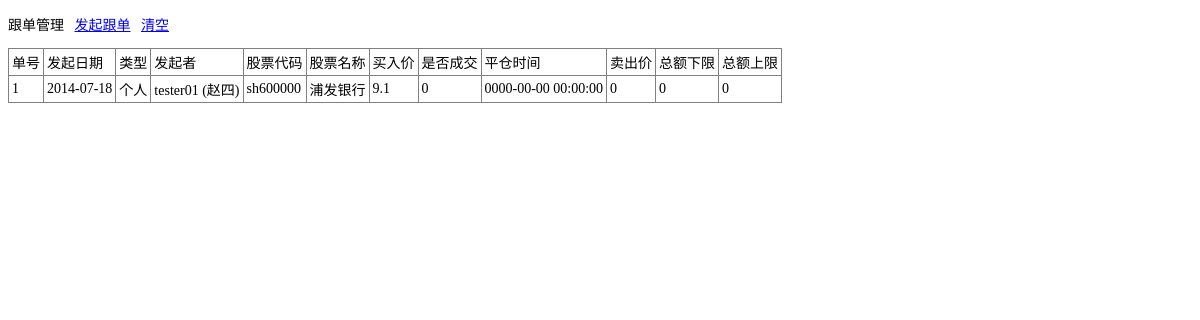
Page /admin/group_manage.php on the earlier database version.
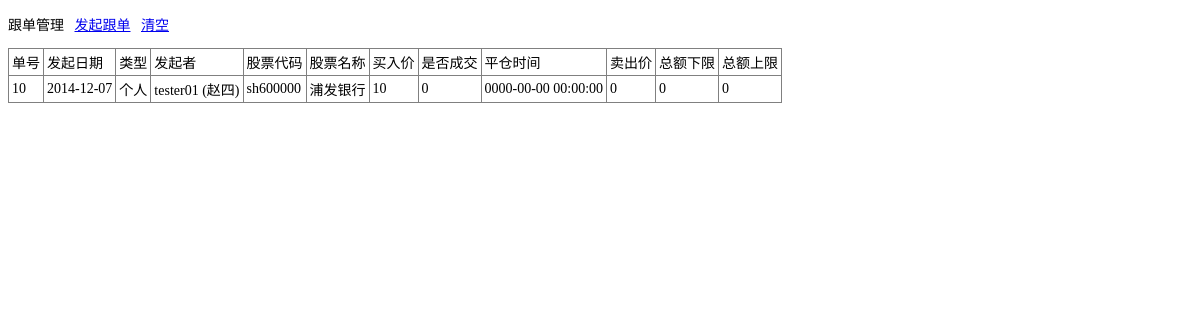
Same page on the later database version.
### tables this page shows
CREATE TABLE `trade_order` (
  `order_id` int(11) NOT NULL AUTO_INCREMENT,
  `regdate` date DEFAULT NULL COMMENT '创建日期',
  `user_id` int(11) NOT NULL DEFAULT '0' COMMENT '发起者',
  `user_name` varchar(50) NOT NULL DEFAULT '0' COMMENT '用户名',
  `fng_nick` varchar(50) NOT NULL DEFAULT '0' COMMENT '用户昵称',
  `order_type` int(11) NOT NULL DEFAULT '0' COMMENT '类型 0:个人单 1:官方团单',
  `stock_id` int(11) NOT NULL DEFAULT '0' COMMENT '股票ID',
  `stock_code` varchar(50) NOT NULL DEFAULT '0' COMMENT '股票代码',
  `stock_name` varchar(50) NOT NULL DEFAULT '0' COMMENT '股票名称',
  `buying_rate` float NOT NULL DEFAULT '0' COMMENT '买入价',
  `is_deal` tinyint(4) NOT NULL DEFAULT '0' COMMENT '是否成交',
  `liquidate_date` datetime NOT NULL COMMENT '平仓时间',
  `selling_rate` float NOT NULL DEFAULT '0' COMMENT '卖出价',
  `limit_min` float NOT NULL DEFAULT '0' COMMENT '总额下限',
  `limit_max` float NOT NULL DEFAULT '0' COMMENT '总额上限',
  PRIMARY KEY (`order_id`)
);

### admin/group_manage.php (the view, shortened to what this page needs)
<!DOCTYPE html>
<html lang="en" xml:lang="en" xmlns="http://www.w3.org/1999/xhtml" xmlns:Web="http://schemas.live.com/Web/">
<head>
</head>
<body>
<p>跟单管理 &nbsp; <a href="group_manage_add.php">发起跟单</a> &nbsp; <a href="group_manage_clear.php">清空</a></p>
<?php
	$q =
	"select
		`order_id`,
		`regdate`,
		`order_type`,
		`user_id`,
		`user_name`,
		`fng_nick`,
		`stock_code`,
		`stock_name`,
		`buying_rate`,
		`is_deal`,
		`liquidate_date`,
		`selling_rate`,
		`limit_min`,
		`limit_max`
	from `trade_order`
	order by `order_id` desc";
    $rs = mysql_query($q);
    echo "<table border=\"1\" cellpadding=\"3\" style=\"border-collapse:collapse\">";
    echo "
	<tr>
	  <td>单号</td>
	  <td>发起日期</td>
	  <td>类型</td>
	  <td>发起者</td>
	  <td>股票代码</td>
	  <td>股票名称</td>
	  <td>买入价</td>
	  <td>是否成交</td>
	  <td>平仓时间</td>
	  <td>卖出价</td>
	  <td>总额下限</td>
	  <td>总额上限</td>
	</tr>";
    while($row = mysql_fetch_array($rs)){
	  echo "<tr>
	  <td>" . $row["order_id"] . "</td>
	  <td>" . $row["regdate"] . "</td>
	  <td>" . (($row["order_type"]==1)?"官方":"个人") ."</td>
	  <td>" . $row["user_name"] ." (". $row["fng_nick"] . ")</td>
	  <td>" . $row["stock_code"] . "</td>
	  <td>" . $row["stock_name"] . "</td>
	  <td>" . $row["buying_rate"] . "</td>
	  <td>" . $row["is_deal"] . "</td>
	  <td>" . $row["liquidate_date"] . "</td>
	  <td>" . $row["selling_rate"] . "</td>
	  <td>" . $row["limit_min"] . "</td>
	  <td>" . $row["limit_max"] . "</td>
	</tr>";
	}
    echo "</table>";
?>
</body>
</html>

Differences in the rows shown:
removed trade_order: order_id "1", regdate "2014-07-18", order_type "个人", user_name "tester01", fng_nick "赵四", stock_code "sh600000", stock_name "浦发银行", buying_rate "9.1", is_deal "0", liquidate_date "0000-00-00 00:00:00", selling_rate "0", limit_min "0", limit_max "0"
added trade_order: order_id "10", regdate "2014-12-07", order_type "个人", user_name "tester01", fng_nick "赵四", stock_code "sh600000", stock_name "浦发银行", buying_rate "10", is_deal "0", liquidate_date "0000-00-00 00:00:00", selling_rate "0", limit_min "0", limit_max "0"
